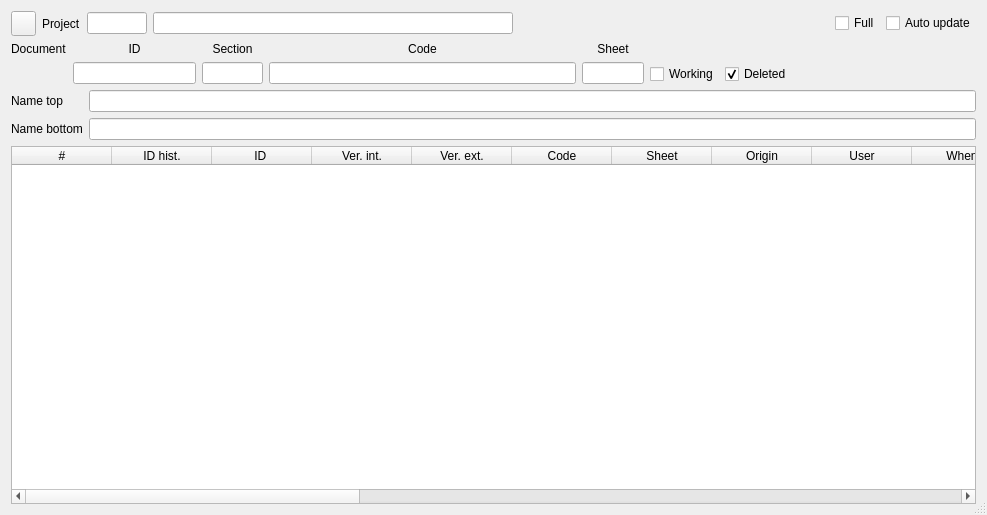
<?xml version="1.0" encoding="UTF-8"?>
<ui version="4.0">
 <class>PlotHistDlg</class>
 <widget class="QDialog" name="PlotHistDlg">
  <property name="geometry">
   <rect>
    <x>0</x>
    <y>0</y>
    <width>987</width>
    <height>515</height>
   </rect>
  </property>
  <property name="windowTitle">
   <string>Document history</string>
  </property>
  <property name="locale">
   <locale language="English" country="UnitedStates"/>
  </property>
  <property name="sizeGripEnabled">
   <bool>true</bool>
  </property>
  <layout class="QVBoxLayout" name="verticalLayout_7" stretch="1,1,1,100">
   <item>
    <layout class="QHBoxLayout" name="horizontalLayout">
     <property name="spacing">
      <number>6</number>
     </property>
     <item>
      <widget class="QToolButton" name="tbReload">
       <property name="sizePolicy">
        <sizepolicy hsizetype="Expanding" vsizetype="MinimumExpanding">
         <horstretch>0</horstretch>
         <verstretch>0</verstretch>
        </sizepolicy>
       </property>
       <property name="minimumSize">
        <size>
         <width>25</width>
         <height>25</height>
        </size>
       </property>
       <property name="maximumSize">
        <size>
         <width>25</width>
         <height>25</height>
        </size>
       </property>
       <property name="icon">
        <iconset>
         <normaloff>:/some/ico/ico/reload.png</normaloff>:/some/ico/ico/reload.png</iconset>
       </property>
      </widget>
     </item>
     <item>
      <widget class="QLabel" name="label">
       <property name="text">
        <string>Project</string>
       </property>
      </widget>
     </item>
     <item>
      <widget class="QLineEdit" name="leIdProject">
       <property name="minimumSize">
        <size>
         <width>60</width>
         <height>0</height>
        </size>
       </property>
       <property name="maximumSize">
        <size>
         <width>60</width>
         <height>16777215</height>
        </size>
       </property>
       <property name="alignment">
        <set>Qt::AlignCenter</set>
       </property>
       <property name="readOnly">
        <bool>true</bool>
       </property>
      </widget>
     </item>
     <item>
      <widget class="QLineEdit" name="leProjName">
       <property name="minimumSize">
        <size>
         <width>360</width>
         <height>0</height>
        </size>
       </property>
       <property name="readOnly">
        <bool>true</bool>
       </property>
      </widget>
     </item>
     <item>
      <spacer name="horizontalSpacer">
       <property name="orientation">
        <enum>Qt::Horizontal</enum>
       </property>
       <property name="sizeHint" stdset="0">
        <size>
         <width>40</width>
         <height>20</height>
        </size>
       </property>
      </spacer>
     </item>
     <item>
      <widget class="QCheckBox" name="cbFullMode">
       <property name="text">
        <string>Full</string>
       </property>
      </widget>
     </item>
     <item>
      <widget class="QCheckBox" name="cbAutoUpdate">
       <property name="text">
        <string>Auto update</string>
       </property>
      </widget>
     </item>
    </layout>
   </item>
   <item>
    <layout class="QHBoxLayout" name="horizontalLayout_2" stretch="0,2,1,5,1,0,0,3">
     <item>
      <layout class="QVBoxLayout" name="verticalLayout_5">
       <item>
        <widget class="QLabel" name="label_3">
         <property name="text">
          <string>Document</string>
         </property>
        </widget>
       </item>
       <item>
        <spacer name="verticalSpacer">
         <property name="orientation">
          <enum>Qt::Vertical</enum>
         </property>
         <property name="sizeHint" stdset="0">
          <size>
           <width>20</width>
           <height>20</height>
          </size>
         </property>
        </spacer>
       </item>
      </layout>
     </item>
     <item>
      <layout class="QVBoxLayout" name="verticalLayout">
       <item>
        <widget class="QLabel" name="label_2">
         <property name="text">
          <string notr="true">ID</string>
         </property>
         <property name="alignment">
          <set>Qt::AlignCenter</set>
         </property>
        </widget>
       </item>
       <item>
        <widget class="QLineEdit" name="leIdPlot">
         <property name="alignment">
          <set>Qt::AlignCenter</set>
         </property>
         <property name="readOnly">
          <bool>true</bool>
         </property>
        </widget>
       </item>
      </layout>
     </item>
     <item>
      <layout class="QVBoxLayout" name="verticalLayout_2">
       <item>
        <widget class="QLabel" name="label_4">
         <property name="text">
          <string>Section</string>
         </property>
         <property name="alignment">
          <set>Qt::AlignCenter</set>
         </property>
        </widget>
       </item>
       <item>
        <widget class="QLineEdit" name="leSection">
         <property name="alignment">
          <set>Qt::AlignCenter</set>
         </property>
         <property name="readOnly">
          <bool>true</bool>
         </property>
        </widget>
       </item>
      </layout>
     </item>
     <item>
      <layout class="QVBoxLayout" name="verticalLayout_3">
       <item>
        <widget class="QLabel" name="label_5">
         <property name="text">
          <string>Code</string>
         </property>
         <property name="alignment">
          <set>Qt::AlignCenter</set>
         </property>
        </widget>
       </item>
       <item>
        <widget class="QLineEdit" name="leCode">
         <property name="readOnly">
          <bool>true</bool>
         </property>
        </widget>
       </item>
      </layout>
     </item>
     <item>
      <layout class="QVBoxLayout" name="verticalLayout_4">
       <item>
        <widget class="QLabel" name="label_6">
         <property name="text">
          <string>Sheet</string>
         </property>
         <property name="alignment">
          <set>Qt::AlignCenter</set>
         </property>
        </widget>
       </item>
       <item>
        <widget class="QLineEdit" name="leSheet">
         <property name="alignment">
          <set>Qt::AlignCenter</set>
         </property>
         <property name="readOnly">
          <bool>true</bool>
         </property>
        </widget>
       </item>
      </layout>
     </item>
     <item>
      <layout class="QVBoxLayout" name="verticalLayout_6">
       <item>
        <spacer name="verticalSpacer_2">
         <property name="orientation">
          <enum>Qt::Vertical</enum>
         </property>
         <property name="sizeHint" stdset="0">
          <size>
           <width>20</width>
           <height>40</height>
          </size>
         </property>
        </spacer>
       </item>
       <item>
        <widget class="QRoCheckBox" name="cbWorking">
         <property name="minimumSize">
          <size>
           <width>0</width>
           <height>20</height>
          </size>
         </property>
         <property name="maximumSize">
          <size>
           <width>16777215</width>
           <height>20</height>
          </size>
         </property>
         <property name="text">
          <string>Working</string>
         </property>
        </widget>
       </item>
      </layout>
     </item>
     <item>
      <layout class="QVBoxLayout" name="verticalLayout_8">
       <item>
        <spacer name="verticalSpacer_3">
         <property name="orientation">
          <enum>Qt::Vertical</enum>
         </property>
         <property name="sizeHint" stdset="0">
          <size>
           <width>20</width>
           <height>40</height>
          </size>
         </property>
        </spacer>
       </item>
       <item>
        <widget class="QRoCheckBox" name="cbDeleted">
         <property name="text">
          <string>Deleted</string>
         </property>
         <property name="checked">
          <bool>true</bool>
         </property>
        </widget>
       </item>
      </layout>
     </item>
     <item>
      <spacer name="horizontalSpacer_2">
       <property name="orientation">
        <enum>Qt::Horizontal</enum>
       </property>
       <property name="sizeHint" stdset="0">
        <size>
         <width>40</width>
         <height>20</height>
        </size>
       </property>
      </spacer>
     </item>
    </layout>
   </item>
   <item>
    <layout class="QFormLayout" name="formLayout">
     <property name="fieldGrowthPolicy">
      <enum>QFormLayout::AllNonFixedFieldsGrow</enum>
     </property>
     <item row="0" column="0">
      <widget class="QLabel" name="label_7">
       <property name="text">
        <string>Name top</string>
       </property>
      </widget>
     </item>
     <item row="0" column="1">
      <widget class="QLineEdit" name="leNameTop">
       <property name="readOnly">
        <bool>true</bool>
       </property>
      </widget>
     </item>
     <item row="1" column="0">
      <widget class="QLabel" name="label_8">
       <property name="text">
        <string>Name bottom</string>
       </property>
      </widget>
     </item>
     <item row="1" column="1">
      <widget class="QLineEdit" name="leNameBottom">
       <property name="readOnly">
        <bool>true</bool>
       </property>
      </widget>
     </item>
    </layout>
   </item>
   <item>
    <widget class="PlotHistoryTree" name="twHist">
     <property name="contextMenuPolicy">
      <enum>Qt::CustomContextMenu</enum>
     </property>
     <property name="editTriggers">
      <set>QAbstractItemView::EditKeyPressed</set>
     </property>
     <property name="selectionMode">
      <enum>QAbstractItemView::ExtendedSelection</enum>
     </property>
     <property name="rootIsDecorated">
      <bool>false</bool>
     </property>
     <column>
      <property name="text">
       <string notr="true">#</string>
      </property>
      <property name="textAlignment">
       <set>AlignCenter</set>
      </property>
     </column>
     <column>
      <property name="text">
       <string notr="true">ID hist.</string>
      </property>
      <property name="textAlignment">
       <set>AlignCenter</set>
      </property>
     </column>
     <column>
      <property name="text">
       <string>ID </string>
      </property>
      <property name="textAlignment">
       <set>AlignCenter</set>
      </property>
     </column>
     <column>
      <property name="text">
       <string>Ver. int.</string>
      </property>
      <property name="textAlignment">
       <set>AlignCenter</set>
      </property>
     </column>
     <column>
      <property name="text">
       <string>Ver. ext.</string>
      </property>
      <property name="textAlignment">
       <set>AlignCenter</set>
      </property>
     </column>
     <column>
      <property name="text">
       <string>Code</string>
      </property>
      <property name="textAlignment">
       <set>AlignCenter</set>
      </property>
     </column>
     <column>
      <property name="text">
       <string>Sheet</string>
      </property>
      <property name="textAlignment">
       <set>AlignCenter</set>
      </property>
     </column>
     <column>
      <property name="text">
       <string>Origin</string>
      </property>
      <property name="textAlignment">
       <set>AlignCenter</set>
      </property>
     </column>
     <column>
      <property name="text">
       <string>User</string>
      </property>
      <property name="textAlignment">
       <set>AlignCenter</set>
      </property>
     </column>
     <column>
      <property name="text">
       <string>When</string>
      </property>
      <property name="textAlignment">
       <set>AlignCenter</set>
      </property>
     </column>
     <column>
      <property name="text">
       <string>Computer</string>
      </property>
      <property name="textAlignment">
       <set>AlignCenter</set>
      </property>
     </column>
     <column>
      <property name="text">
       <string notr="true">IP</string>
      </property>
      <property name="textAlignment">
       <set>AlignCenter</set>
      </property>
     </column>
     <column>
      <property name="text">
       <string>Size</string>
      </property>
      <property name="textAlignment">
       <set>AlignCenter</set>
      </property>
     </column>
     <column>
      <property name="text">
       <string>Extension</string>
      </property>
      <property name="textAlignment">
       <set>AlignCenter</set>
      </property>
     </column>
     <column>
      <property name="text">
       <string>Start edit</string>
      </property>
      <property name="textAlignment">
       <set>AlignCenter</set>
      </property>
     </column>
     <column>
      <property name="text">
       <string>End edit</string>
      </property>
      <property name="textAlignment">
       <set>AlignCenter</set>
      </property>
     </column>
     <column>
      <property name="text">
       <string>Idle</string>
      </property>
      <property name="textAlignment">
       <set>AlignCenter</set>
      </property>
     </column>
     <column>
      <property name="text">
       <string>Save count</string>
      </property>
      <property name="textAlignment">
       <set>AlignCenter</set>
      </property>
     </column>
     <column>
      <property name="text">
       <string>Last save</string>
      </property>
      <property name="textAlignment">
       <set>AlignCenter</set>
      </property>
     </column>
     <column>
      <property name="text">
       <string>File time</string>
      </property>
      <property name="textAlignment">
       <set>AlignCenter</set>
      </property>
     </column>
     <column>
      <property name="text">
       <string>File size</string>
      </property>
      <property name="textAlignment">
       <set>AlignCenter</set>
      </property>
     </column>
     <column>
      <property name="text">
       <string>Add.</string>
      </property>
      <property name="toolTip">
       <string>Entities added</string>
      </property>
      <property name="textAlignment">
       <set>AlignCenter</set>
      </property>
     </column>
     <column>
      <property name="text">
       <string>Mod.</string>
      </property>
      <property name="toolTip">
       <string>Entities modified</string>
      </property>
      <property name="textAlignment">
       <set>AlignCenter</set>
      </property>
     </column>
     <column>
      <property name="text">
       <string>Del.</string>
      </property>
      <property name="toolTip">
       <string>Entities deleted</string>
      </property>
      <property name="textAlignment">
       <set>AlignCenter</set>
      </property>
     </column>
     <column>
      <property name="text">
       <string>NNP</string>
      </property>
      <property name="toolTip">
       <string>Need not process in AutoCAD
when attaching as xref</string>
      </property>
      <property name="textAlignment">
       <set>AlignCenter</set>
      </property>
     </column>
     <column>
      <property name="text">
       <string>Working filename</string>
      </property>
     </column>
     <column>
      <property name="text">
       <string>Loaded from</string>
      </property>
     </column>
    </widget>
   </item>
  </layout>
 </widget>
 <customwidgets>
  <customwidget>
   <class>QRoCheckBox</class>
   <extends>QCheckBox</extends>
   <header>../VProject/QRoCheckBox.h</header>
  </customwidget>
  <customwidget>
   <class>PlotHistoryTree</class>
   <extends>QTreeWidget</extends>
   <header>PlotHistoryTree.h</header>
  </customwidget>
 </customwidgets>
 <resources/>
 <connections/>
 <slots>
  <slot>ShowData()</slot>
 </slots>
</ui>
